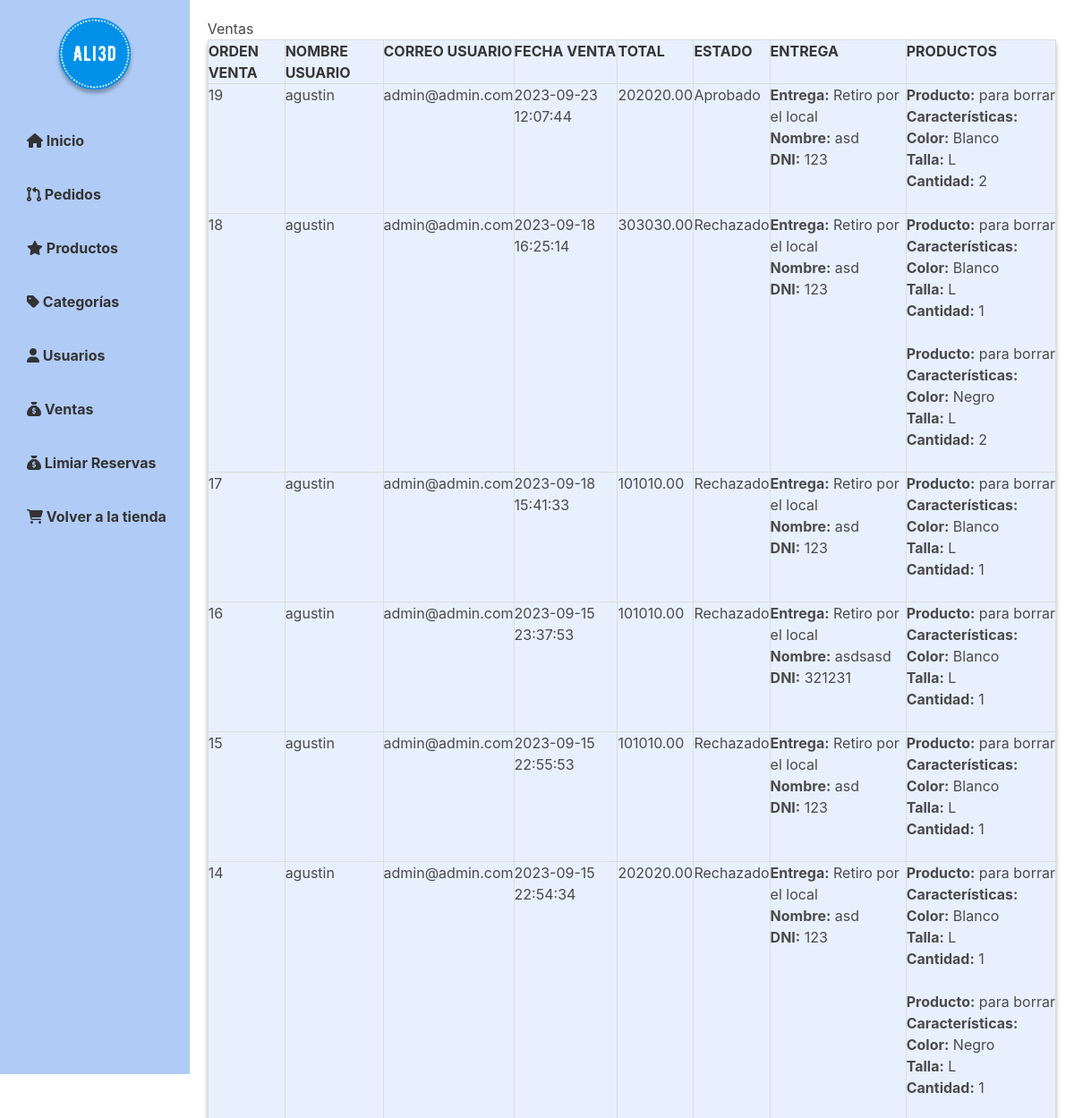
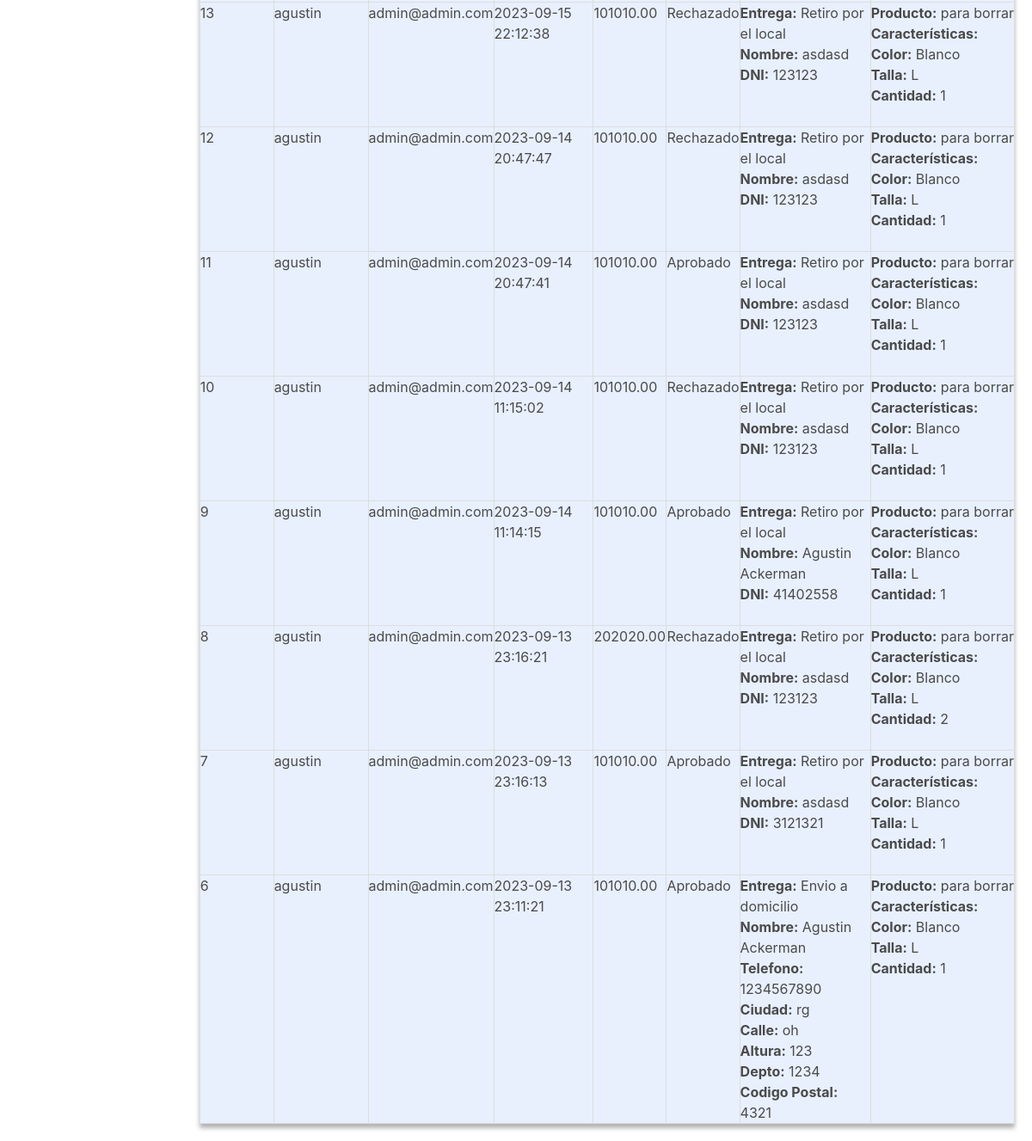
/admin/ventas_admin.php (signed in), run on the app's committed database (2 pictures, top to bottom).
### tables this page shows
CREATE TABLE `ventas` (
  `id_venta` int(11) NOT NULL,
  `id_usuario` int(11) DEFAULT NULL,
  `nombre_usuario` varchar(255) DEFAULT NULL,
  `correo_usuario` varchar(255) DEFAULT NULL,
  `fecha_venta` datetime DEFAULT NULL,
  `total` decimal(8,2) DEFAULT NULL,
  `estado` varchar(20) DEFAULT NULL,
  `entrega` text NOT NULL,
  `productos` text NOT NULL
);

### admin/ventas_admin.php (the view, shortened to what this page needs)
<?php
    include_once "../app/bd.php";
        $sql = "SELECT * FROM ventas ORDER BY id_venta DESC";
        $result = $conexion->query($sql);
?>
<!DOCTYPE html>
<html>
<head>
    <link rel="stylesheet" href="../estilos/estilo_admin.css">
    <link rel="stylesheet" href="https://cdnjs.cloudflare.com/ajax/libs/bulma/0.7.2/css/bulma.min.css">
</head>
<body>
    <div id="wrapper">
        <?php
            include('navbar_admin.php')
        ?>
        <div id="main">
            <h2>Ventas</h2>
            <?php
                if ($result->num_rows > 0) {
                    echo "<table><tr><th>ORDEN VENTA</th><th>NOMBRE USUARIO</th><th>CORREO USUARIO</th><th>FECHA VENTA</th><th>TOTAL</th><th>ESTADO</th><th>ENTREGA</th><th>PRODUCTOS</th></tr>";
                    while ($row = $result->fetch_assoc()) {
                        $entregaJson = $row["entrega"];
                        $entregaData = json_decode($entregaJson, true);
                        $productosJson = $row["productos"];
                        $productosData = json_decode($productosJson, true);
                        echo "<tr><td>" . $row["id_venta"] . "</td><td>" . $row["nombre_usuario"] . "</td><td>" . $row["correo_usuario"] . "</td><td>" . $row["fecha_venta"] . "</td><td>" . $row["total"] . "</td><td>" . $row["estado"] . "</td><td>";
                        foreach ($entregaData as $key => $value) {
                            echo "<b>$key:</b> $value<br>";
                        }
                        echo "</td><td>";
                        foreach ($productosData as $producto) {
                            echo "<b>Producto:</b> " . $producto["producto"] . "<br>";
                            echo "<b>Características:</b><br>";
                            foreach ($producto["caracteristicas"] as $caracteristica => $valor) {
                                echo "<b>$caracteristica:</b> $valor<br>";
                            }
                            echo "<b>Cantidad:</b> " . $producto["cantidad"] . "<br>";
                            echo "<br>";
                        }
                        echo "</td></tr>";
                    }
                    echo "</table>";
                    } else {
                        echo "<p>No se encontraron ventas.</p>";
                    }
            ?>
        </div>
    </div>
</body>
</html>

### estilos/estilo_admin.css (style rules this page uses)
:root { --azul_1: #0090E8; --azul_2: #69A7EE; --azul_3: #B0CCF6; --azul_4: #ECF2FD; --negro1: #000000; --negro: #2F2F2F; --blanco: #FFFFFF; }
body { background-color: var(--blanco); background-repeat: repeat; font-family: Arial, sans-serif; margin: 0; padding: 0; }
#wrapper { display: flex; height: max-content; }
#main { padding: 20px; width: 100%; height: max-content; }
table { border-collapse: collapse; width: 100%; background-color: #e8f0fe; box-shadow: 0px 5px 5px rgba(0, 0, 0, 0.3); overflow-x: auto; }
th, td { border: 1px solid #ddd; padding: 8px; text-align: left; }
th { background-color: #e8f0fe; }
td:last-child { white-space: nowrap; }

### data on the page
ventas: id_venta "19", nombre_usuario "agustin", correo_usuario "admin@admin.com", fecha_venta "2023-09-23 12:07:44", total "202020.00", estado "Aprobado", key "Entrega", entrega "Retiro por el local", key "Nombre", entrega "asd", key "DNI", entrega "123", producto "para borrar", caracteristica "Color", valor "Blanco", caracteristica "Talla", valor "L", cantidad "2"
ventas: id_venta "18", nombre_usuario "agustin", correo_usuario "admin@admin.com", fecha_venta "2023-09-18 16:25:14", total "303030.00", estado "Rechazado", key "Entrega", entrega "Retiro por el local", key "Nombre", entrega "asd", key "DNI", entrega "123", producto "para borrar", caracteristica "Color", valor "Blanco", caracteristica "Talla", valor "L", cantidad "1", valor "Negro", cantidad "2"
ventas: id_venta "17", nombre_usuario "agustin", correo_usuario "admin@admin.com", fecha_venta "2023-09-18 15:41:33", total "101010.00", estado "Rechazado", key "Entrega", entrega "Retiro por el local", key "Nombre", entrega "asd", key "DNI", entrega "123", producto "para borrar", caracteristica "Color", valor "Blanco", caracteristica "Talla", valor "L", cantidad "1"
ventas: id_venta "16", nombre_usuario "agustin", correo_usuario "admin@admin.com", fecha_venta "2023-09-15 23:37:53", total "101010.00", estado "Rechazado", key "Entrega", entrega "Retiro por el local", key "Nombre", entrega "asdsasd", key "DNI", entrega "321231", producto "para borrar", caracteristica "Color", valor "Blanco", caracteristica "Talla", valor "L", cantidad "1"
ventas: id_venta "15", nombre_usuario "agustin", correo_usuario "admin@admin.com", fecha_venta "2023-09-15 22:55:53", total "101010.00", estado "Rechazado", key "Entrega", entrega "Retiro por el local", key "Nombre", entrega "asd", key "DNI", entrega "123", producto "para borrar", caracteristica "Color", valor "Blanco", caracteristica "Talla", valor "L", cantidad "1"
ventas: id_venta "14", nombre_usuario "agustin", correo_usuario "admin@admin.com", fecha_venta "2023-09-15 22:54:34", total "202020.00", estado "Rechazado", key "Entrega", entrega "Retiro por el local", key "Nombre", entrega "asd", key "DNI", entrega "123", producto "para borrar", caracteristica "Color", valor "Blanco", caracteristica "Talla", valor "L", cantidad "1", valor "Negro"
ventas: id_venta "13", nombre_usuario "agustin", correo_usuario "admin@admin.com", fecha_venta "2023-09-15 22:12:38", total "101010.00", estado "Rechazado", key "Entrega", entrega "Retiro por el local", key "Nombre", entrega "asdasd", key "DNI", entrega "123123", producto "para borrar", caracteristica "Color", valor "Blanco", caracteristica "Talla", valor "L", cantidad "1"
ventas: id_venta "12", nombre_usuario "agustin", correo_usuario "admin@admin.com", fecha_venta "2023-09-14 20:47:47", total "101010.00", estado "Rechazado", key "Entrega", entrega "Retiro por el local", key "Nombre", entrega "asdasd", key "DNI", entrega "123123", producto "para borrar", caracteristica "Color", valor "Blanco", caracteristica "Talla", valor "L", cantidad "1"
ventas: id_venta "11", nombre_usuario "agustin", correo_usuario "admin@admin.com", fecha_venta "2023-09-14 20:47:41", total "101010.00", estado "Aprobado", key "Entrega", entrega "Retiro por el local", key "Nombre", entrega "asdasd", key "DNI", entrega "123123", producto "para borrar", caracteristica "Color", valor "Blanco", caracteristica "Talla", valor "L", cantidad "1"
ventas: id_venta "10", nombre_usuario "agustin", correo_usuario "admin@admin.com", fecha_venta "2023-09-14 11:15:02", total "101010.00", estado "Rechazado", key "Entrega", entrega "Retiro por el local", key "Nombre", entrega "asdasd", key "DNI", entrega "123123", producto "para borrar", caracteristica "Color", valor "Blanco", caracteristica "Talla", valor "L", cantidad "1"
ventas: id_venta "9", nombre_usuario "agustin", correo_usuario "admin@admin.com", fecha_venta "2023-09-14 11:14:15", total "101010.00", estado "Aprobado", key "Entrega", entrega "Retiro por el local", key "Nombre", entrega "Agustin Ackerman", key "DNI", entrega "41402558", producto "para borrar", caracteristica "Color", valor "Blanco", caracteristica "Talla", valor "L", cantidad "1"
ventas: id_venta "8", nombre_usuario "agustin", correo_usuario "admin@admin.com", fecha_venta "2023-09-13 23:16:21", total "202020.00", estado "Rechazado", key "Entrega", entrega "Retiro por el local", key "Nombre", entrega "asdasd", key "DNI", entrega "123123", producto "para borrar", caracteristica "Color", valor "Blanco", caracteristica "Talla", valor "L", cantidad "2"
ventas: id_venta "7", nombre_usuario "agustin", correo_usuario "admin@admin.com", fecha_venta "2023-09-13 23:16:13", total "101010.00", estado "Aprobado", key "Entrega", entrega "Retiro por el local", key "Nombre", entrega "asdasd", key "DNI", entrega "3121321", producto "para borrar", caracteristica "Color", valor "Blanco", caracteristica "Talla", valor "L", cantidad "1"
ventas: id_venta "6", nombre_usuario "agustin", correo_usuario "admin@admin.com", fecha_venta "2023-09-13 23:11:21", total "101010.00", estado "Aprobado", key "Entrega", entrega "Envio a domicilio", key "Nombre", entrega "Agustin Ackerman", key "Telefono", entrega "1234567890", key "Ciudad", entrega "rg", key "Calle", entrega "oh", key "Altura", entrega "123", key "Depto", entrega "1234", key "Codigo Postal", entrega "4321", producto "para borrar", caracteristica "Color", valor "Blanco", caracteristica "Talla", valor "L", cantidad "1"
